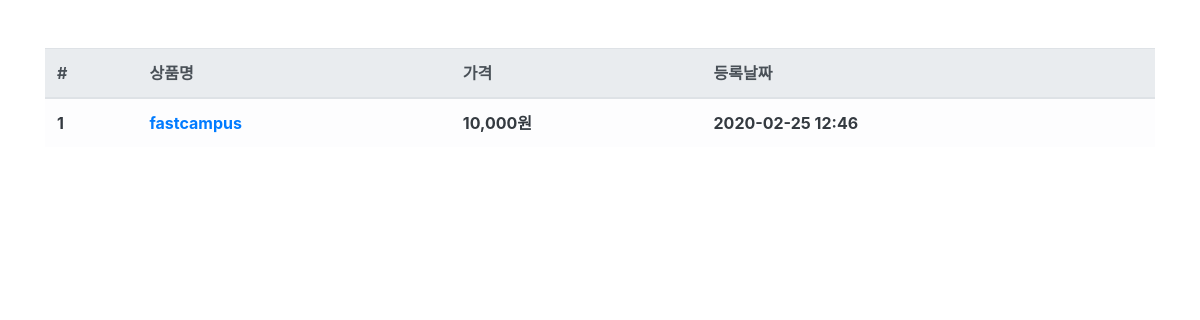
The app's page /product/, older data.
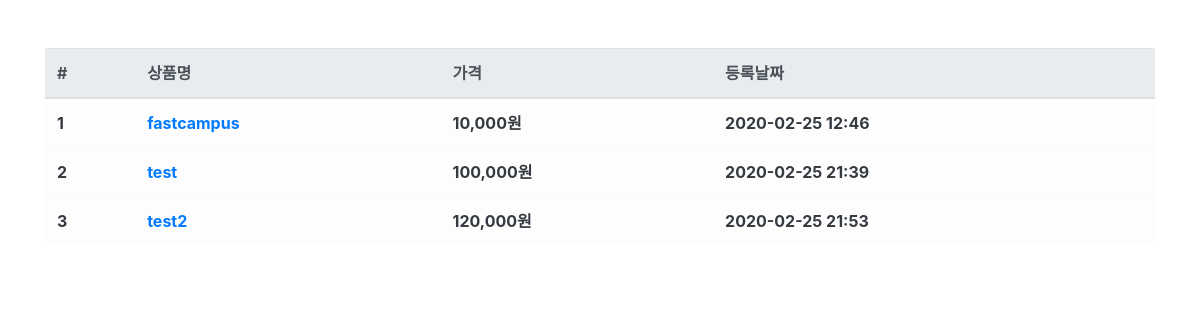
The same page, newer data.
### product/models.py (models this page shows, shortened)
class Product(models.Model):
    name = models.CharField(max_length=256, verbose_name='상품명')
    price = models.IntegerField(verbose_name='상품가격')
    description = models.TextField(verbose_name='상품설명')
    stock = models.IntegerField(verbose_name='재고')
    reg_date = models.DateTimeField(auto_now_add=True, verbose_name='등록날짜')
    class Meta:
        db_table = 'ssk_product'
        verbose_name = '상품'
        verbose_name_plural = '상품'

### product/views.py (the view)
# urls.py: path('product/', ProductList.as_view()),
class ProductList(ListView):
    model = Product
    template_name = "product.html"
    context_object_name = 'product_list'

### product/templates/product.html
{% extends "base.html" %} {% block contents %} {% load humanize %}
<div class="row mt-5">
  <div class="col-12">
    <table class="table table-light">
      <thead class="thead-light">
        <tr>
          <th scope="col">#</th>
          <th scope="col">상품명</th>
          <th scope="col">가격</th>
          <th scope="col">등록날짜</th>
        </tr>
      </thead>
      <tbody class="text-dark">
        {% for product in product_list %}
        <tr>
          <th scope="row">{{ product.id }}</th>
          <th><a href="/product/{{ product.id }}">{{ product.name }}</a></th>
          <th>{{ product.price|intcomma }}원</th>
          <th>{{ product.reg_date|date:'Y-m-d H:i' }}</th>
        </tr>
        {% endfor %}
      </tbody>
    </table>
  </div>
</div>
{% endblock contents %}

Row changes from the older to the newer data that the page shows:
added Product: id "2", name "test", price "100,000", reg_date "2020-02-25 21:39"
added Product: id "3", name "test2", price "120,000", reg_date "2020-02-25 21:53"
